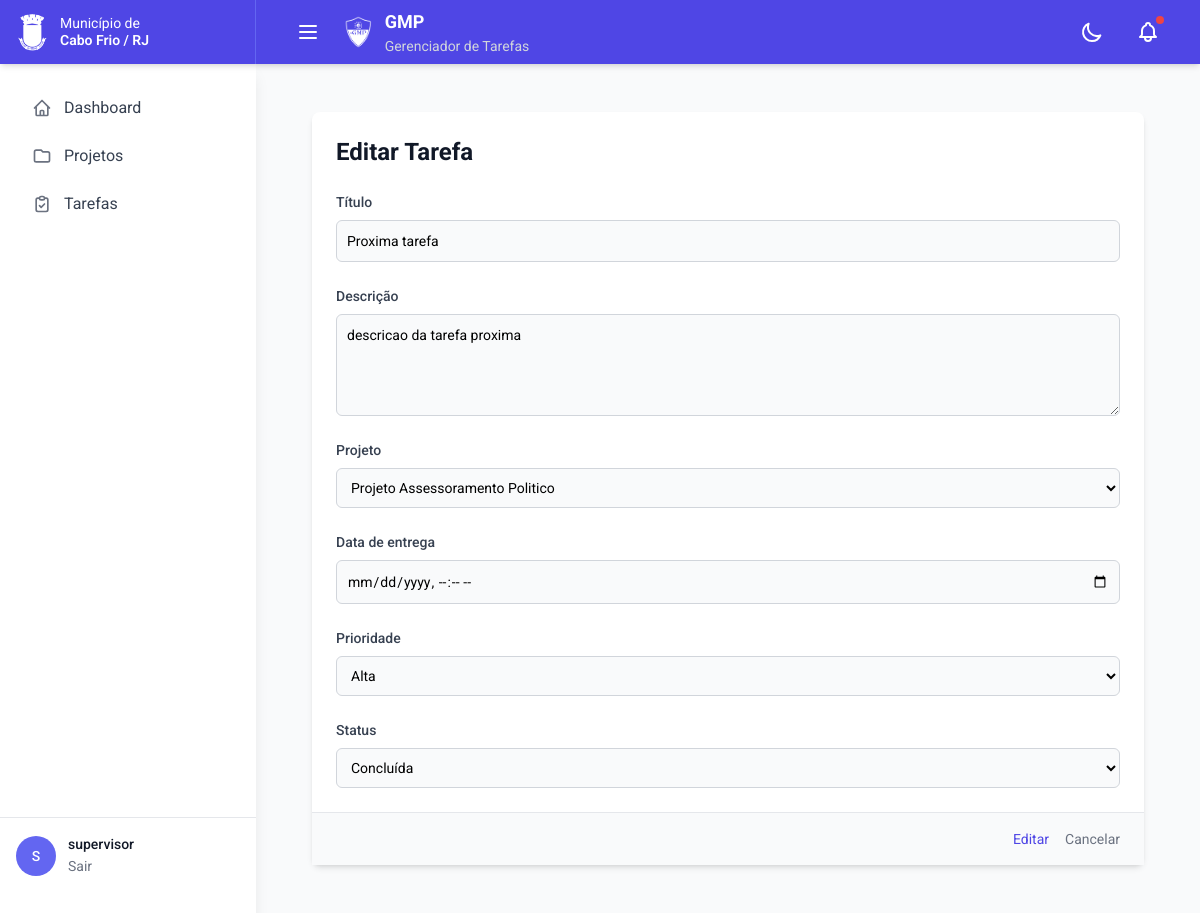
/tasks/4/edit/ (signed in), run on the app's committed database.
### users/models.py (models this page shows, shortened)
class CustomUser(AbstractUser):
    email = models.EmailField(unique=True)
    theme_preference = models.CharField(
        max_length=10,
        choices=[('light', 'Light'), ('dark', 'Dark')],
        default='light'
    )
    class Meta:
        db_table = 'users_customuser'
        verbose_name = 'Usuário'
        verbose_name_plural = 'Usuários'

### tasks/models.py (models this page shows, shortened)
class Task(models.Model):
    PRIORITY_CHOICES = [
        ('low', 'Baixa'),
        ('medium', 'Média'),
        ('high', 'Alta'),
    ]
    STATUS_CHOICES = [
        ('todo', 'A Fazer'),
        ('doing', 'Em Andamento'),
        ('done', 'Concluída'),
    ]
    title = models.CharField('Título', max_length=200)
    description = models.TextField('Descrição')
    due_date = models.DateTimeField('Data de entrega')
    priority = models.CharField(
        'Prioridade',
        max_length=6,
        choices=PRIORITY_CHOICES,
        default='medium'
    )
    status = models.CharField(
        'Status',
        max_length=5,
        choices=STATUS_CHOICES,
        default='todo'
    )
    project = models.ForeignKey(
        Project,
        verbose_name='Projeto',
        on_delete=models.CASCADE,
        related_name='tasks'
    )
    created_at = models.DateTimeField('Criado em', auto_now_add=True)
    updated_at = models.DateTimeField('Atualizado em', auto_now=True)
    class Meta:
        verbose_name = 'Tarefa'
        verbose_name_plural = 'Tarefas'
        ordering = ['due_date']

### projects/models.py (models this page shows, shortened)
class Project(models.Model):
    title = models.CharField('Título', max_length=200)
    description = models.TextField('Descrição')
    detailed_description = RichTextField('Descrição Detalhada', null=True, blank=True)
    value = models.DecimalField('Valor', max_digits=10, decimal_places=2, default=0)
    is_active = models.BooleanField('Ativo', default=True)
    photo = models.ImageField('Foto', upload_to='projects/', null=True, blank=True)
    created_at = models.DateTimeField('Criado em', auto_now_add=True)
    owner = models.ForeignKey(
        settings.AUTH_USER_MODEL,
        verbose_name='Proprietário',
        on_delete=models.CASCADE,
        related_name='projects'
    )
    class Meta:
        verbose_name = 'Projeto'
        verbose_name_plural = 'Projetos'
        ordering = ['-created_at']
    def __str__(self):
        return self.title

### tasks/views.py (the view)
# urls.py: path('<int:pk>/edit/', views.task_update, name='update'),
@login_required
def task_update(request, pk):
    task = get_object_or_404(Task, pk=pk, project__owner=request.user)
    if request.method == 'POST':
        form = TaskForm(request.POST, instance=task)
        if form.is_valid():
            task = form.save(commit=False)
            if task.project.owner != request.user:
                messages.error(request, 'Você não tem permissão para editar esta tarefa.')
                return redirect('projects:list')
            task.save()
            messages.success(request, 'Tarefa atualizada com sucesso!')
            return redirect('tasks:detail', pk=task.pk)
    else:
        form = TaskForm(instance=task)
        form.fields['project'].queryset = Project.objects.filter(owner=request.user)
    return render(request, 'tasks/task_form.html', {
        'form': form,
        'task': task,
        'action': 'Editar'
    })

### tasks/forms.py
class TaskForm(forms.ModelForm):
    class Meta:
        model = Task
        fields = ['title', 'description', 'project', 'due_date', 'priority', 'status']
        widgets = {
            'due_date': forms.DateTimeInput(attrs={'type': 'datetime-local'}),
        }

### templates/tasks/task_form.html (shortened to what this page needs)
{% extends 'base.html' %}
{% block content %}
<div class="max-w-4xl mx-auto p-6">
    <div class="bg-white dark:bg-gray-800 rounded-lg shadow-md p-6">
        <h2 class="text-2xl font-bold text-gray-900 dark:text-white mb-6">
            {% if form.instance.pk %}Editar{% else %}Nova{% endif %} Tarefa
        </h2>
        <form method="post">
            {% for field in form %}
            <div class="mb-6">
                <label for="{{ field.id_for_label }}" class="block text-sm font-medium text-gray-700 dark:text-gray-300 mb-2">
                    {{ field.label }}
                </label>
                {% if field.name == 'description' %}
                    <textarea name="{{ field.name }}"
                              id="{{ field.id_for_label }}"
                              class="mt-1 block w-full rounded-md p-2.5
                                     border border-gray-300 dark:border-gray-600
                                     bg-gray-50 dark:bg-gray-700
                                     focus:border-2 focus:border-indigo-500 dark:focus:border-indigo-500 focus:outline-none
                                     dark:text-white sm:text-sm"
                              rows="4">{{ field.value|default:'' }}</textarea>
                {% elif field.name == 'project' or field.name == 'priority' or field.name == 'status' %}
                    <select name="{{ field.name }}"
                            id="{{ field.id_for_label }}"
                            class="mt-1 block w-full rounded-md p-2.5
                                   border border-gray-300 dark:border-gray-600
                                   bg-gray-50 dark:bg-gray-700
                                   focus:border-2 focus:border-indigo-500 dark:focus:border-indigo-500 focus:outline-none
                                   dark:text-white sm:text-sm">
                        {% for choice in field.field.choices %}
                            <option value="{{ choice.0 }}" {% if field.value|stringformat:"s" == choice.0|stringformat:"s" %}selected{% endif %}>
                                {{ choice.1 }}
                            </option>
                        {% endfor %}
                    </select>
                {% else %}
                    <input type="{{ field.field.widget.input_type|default:'text' }}"
                           name="{{ field.name }}"
                           id="{{ field.id_for_label }}"
                           value="{{ field.value|default:'' }}"
                           {% if field.name == 'due_date' %}step="any"{% endif %}
                           class="mt-1 block w-full rounded-md p-2.5
                                  border border-gray-300 dark:border-gray-600
                                  bg-gray-50 dark:bg-gray-700
                                  focus:border-2 focus:border-indigo-500 dark:focus:border-indigo-500 focus:outline-none
                                  dark:text-white sm:text-sm">
                {% endif %}
            </div>
            {% endfor %}
            <div class="flex items-center justify-end space-x-4 border-t border-gray-200 dark:border-gray-700 -mx-6 -mb-6 px-6 py-4 mt-6 bg-gray-50 dark:bg-gray-700/50">
                <button type="submit"
                        class="text-sm text-indigo-600 dark:text-indigo-400 hover:text-indigo-900 dark:hover:text-indigo-300">
                    Editar
                </button>
                <a href="{% url 'tasks:list' %}"
                   class="text-sm text-gray-500 dark:text-gray-400 hover:text-gray-700 dark:hover:text-gray-300">
                    Cancelar
                </a>
            </div>
        </form>
    </div>
</div>
{% endblock %}

### templates/base.html (shortened to what this page needs)
<!DOCTYPE html>
<html lang="pt-br" class="h-full">
<head>
    <script src="https://cdn.tailwindcss.com"></script>
</head>
<body class="h-full bg-gray-50 dark:bg-gray-900 transition-colors duration-200">
    <nav class="fixed top-0 left-0 right-0 bg-indigo-600 dark:bg-indigo-800 z-50 shadow-md">
        <div class="flex">
            <div class="w-64 flex items-center px-4 py-2 border-r border-indigo-500 dark:border-indigo-700">
                <img src="/media/brasao_bh_grayscale.png" alt="Brasão" class="h-10 w-auto mr-3">
                <div class="text-white text-sm leading-tight">
                    <div>Município de</div>
                    <div class="font-semibold">Cabo Frio / RJ</div>
                </div>
            </div>
            <div class="flex-1">
                <div class="max-w-7xl mx-auto px-4 sm:px-6 lg:px-8">
                    <div class="flex items-center justify-between h-16">
                        <div class="flex items-center space-x-4">
                            <button id="sidebar-toggle"
                                    class="p-2 text-white hover:text-gray-200 rounded-lg focus:outline-none">
                                <svg class="h-6 w-6" fill="none" stroke="currentColor" viewBox="0 0 24 24">
                                    <path stroke-linecap="round" stroke-linejoin="round" stroke-width="2" d="M4 6h16M4 12h16M4 18h16"/>
                                </svg>
                            </button>
                            <div class="flex items-center space-x-3">
                                <img src="/media/logow.png" alt="Logo GMP" class="h-8 w-auto">
                                <div class="flex flex-col">
                                    <span class="text-white font-bold text-lg">GMP</span>
                                    <span class="text-gray-300 text-sm">Gerenciador de Tarefas</span>
                                </div>
                            </div>
                        </div>
                        <div class="flex items-center space-x-4">
                            <button id="theme-toggle"
                                    class="p-2 text-white hover:text-gray-200 rounded-lg">
                                <svg id="moon-icon" class="w-6 h-6 hidden" fill="none" stroke="currentColor" viewBox="0 0 24 24">
                                    <path stroke-linecap="round" stroke-linejoin="round" stroke-width="2"
                                          d="M20.354 15.354A9 9 0 018.646 3.646 9.003 9.003 0 0012 21a9.003 9.003 0 008.354-5.646z">
                                    </path>
                                </svg>
                            </button>
<div class="relative">
    <button id="notifications-toggle"
            class="p-2 text-white hover:text-gray-200 rounded-lg relative">
        <span class="absolute top-1 right-1 w-2 h-2 bg-red-500 rounded-full"></span>
    </button>
</div>
                        </div>
                    </div>
                </div>
            </div>
        </div>
    </nav>
    <aside id="sidebar" class="fixed left-0 top-16 h-full w-64 bg-white dark:bg-gray-800 shadow-lg z-40 transform transition-transform duration-300 flex flex-col">
        <div class="flex-1 py-6 px-4">
            <nav class="space-y-2">
        <a href="{% url 'users:dashboard' %}"
           class="flex items-center px-4 py-2 text-gray-700 dark:text-gray-200 hover:bg-gray-100 dark:hover:bg-gray-700 rounded-md group">
            <span class="group-hover:text-indigo-600 dark:group-hover:text-indigo-400">Dashboard</span>
        </a>
                <a href="{% url 'projects:list' %}"
                   class="flex items-center px-4 py-2 text-gray-700 dark:text-gray-200 hover:bg-gray-100 dark:hover:bg-gray-700 rounded-md group">
                    <span class="group-hover:text-indigo-600 dark:group-hover:text-indigo-400">Projetos</span>
                </a>
                <a href="{% url 'tasks:list' %}"
                   class="flex items-center px-4 py-2 text-gray-700 dark:text-gray-200 hover:bg-gray-100 dark:hover:bg-gray-700 rounded-md group">
                    <span class="group-hover:text-indigo-600 dark:group-hover:text-indigo-400">Tarefas</span>
                </a>
            </nav>
        </div>
<div class="border-t border-gray-200 dark:border-gray-700 p-4 mt-auto h-40">
    <div class="flex items-center space-x-3">
        <div class="w-10 h-10 rounded-full overflow-hidden bg-gray-300">
            {% if user.profile_image %}
                <img src="{{ user.profile_image.url }}" alt="Avatar" class="w-full h-full object-cover">
            {% else %}
                <div class="flex items-center justify-center h-full text-white font-medium text-sm bg-indigo-500 dark:bg-indigo-600">
                    {% if user.is_authenticated %}
                        {{ user.username|make_list|first|upper }}
                    {% endif %}
                </div>
            {% endif %}
        </div>
        <div class="flex-1 min-w-0">
            {% if user.is_authenticated %}
                <p class="text-sm font-medium text-gray-900 dark:text-white truncate">
                    {{ user.username }}
                </p>
                <a href="{% url 'logout' %}"
                   class="text-sm text-gray-500 dark:text-gray-400 hover:text-gray-700 dark:hover:text-gray-300">
                    Sair
                </a>
            {% else %}
                <a href="{% url 'login' %}"
                   class="text-sm text-gray-500 dark:text-gray-400 hover:text-gray-700 dark:hover:text-gray-300">
                    Entrar
                </a>
            {% endif %}
        </div>
    </div>
</div>
    </aside>
    <main id="main-content" class="md:ml-64 ml-0 pt-16 transition-all duration-300">
        <div class="max-w-7xl mx-auto py-6 sm:px-6 lg:px-8">
            {% block content %}
            {% endblock %}
        </div>
    </main>
</body>
</html>

### templates/base.html (style rules this page uses)
body { font-family: 'Roboto', sans-serif; }
input[type="text"], input[type="email"], input[type="password"], input[type="search"], input[type="date"], input[type="datetime-local"], input[type="number"], textarea, select { @apply rounded-md bg-gray-100 dark:bg-gray-700 text-gray-900 dark:text-white border-gray-300 dark:border-gray-600 placeholder-gray-500 dark:placeholder-gray-400 focus:outline focus:outline-2 focus:outline-indigo-600 dark:focus:outline-indigo-500 focus:border-none focus:ring-0 transition-colors duration-200; }
label { @apply block text-sm font-medium text-gray-700 dark:text-gray-300 mb-2; }
button, .btn { @apply rounded-md font-medium focus:outline-none focus:ring-2 focus:ring-offset-2; }
h1, h2, h3, h4, h5, h6 { @apply font-medium; }
p { @apply font-normal; }

### data on the page
CustomUser: username|make_list "S", username "supervisor"
Task: title "Proxima tarefa", description "descricao da tarefa proxima", priority "Alta" "Concluída"
Project: project "Projeto Assessoramento Politico"

### other printed values
{{ field.label }} "Título" "Descrição" "Projeto" "Data de entrega" "Prioridade" "Status"
